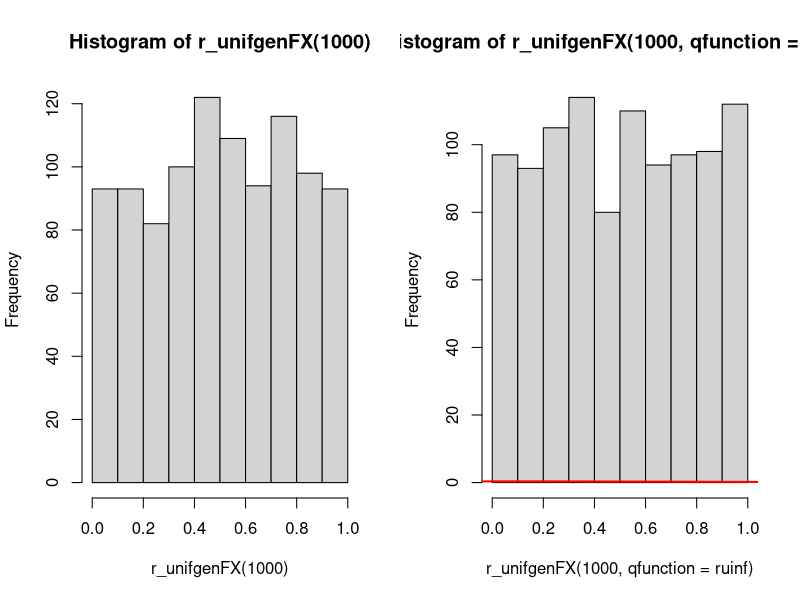

Reproduce this figure in R.
## ---- chunk 1

help("runif")



## ---- chunk 2
r_unifgenFX <- function(n, qfunction = qnorm)
{
  randomderivates <- runif(n, min =0, max = 1)
  return (randomderivates)
}
## ---- chunk 3
set.seed(1234567)

oldpar <- par(mfrow = c(1, 2))
hist(r_unifgenFX(1000))

hist(r_unifgenFX(1000, qfunction = ruinf))
## ---- chunk 4

curve(dt(x, 3), from =-10, to= 10, col ='red', add = TRUE, lwd = 2, xlab="quantile", ylab ="density")
